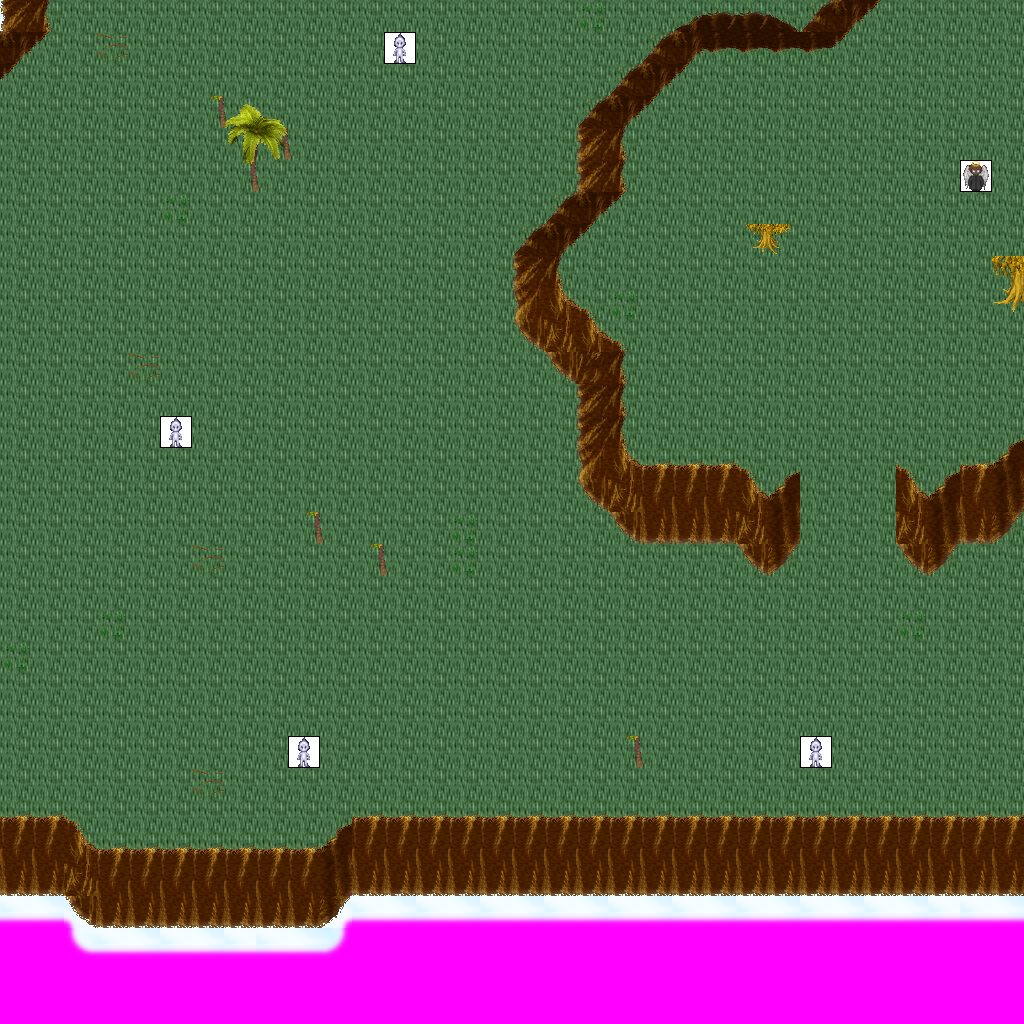

Tiled map render using the project's own tile images. Description and the map definition, with tile-layer contents summarised, below:
An orthogonal 32x32 tile map with 32x32 px tiles, 8 tile layers (Ground, Objects, Above, Walkable, ...), 15 tilesets and 12 objects (6x newmap, from_west_0, from_west_1, from_west_2, from_east_0, ...).

<map version="1.0" orientation="orthogonal" width="32" height="32" tilewidth="32" tileheight="32">
 <tileset firstgid="1" name="ground_ground" tilewidth="32" tileheight="32">
  <image source="../drawable/ground_ground.png" width="96" height="352" />
 </tileset>
 <tileset firstgid="34" name="ground_ridge_earth_dark" tilewidth="32" tileheight="32">
  <image source="../drawable/ground_ridge_earth_dark.png" width="384" height="256" />
 </tileset>
 <tileset firstgid="130" name="ground_grass_edges" tilewidth="32" tileheight="32">
  <image source="../drawable/ground_grass_edges.png" width="384" height="96" />
 </tileset>
 <tileset firstgid="166" name="plant_grasses" tilewidth="32" tileheight="32">
  <image source="../drawable/plant_grasses.png" width="96" height="64" />
 </tileset>
 <tileset firstgid="172" name="plant_stump_small_stump" tilewidth="32" tileheight="32">
  <image source="../drawable/plant_stump_small_stump.png" width="64" height="64" />
 </tileset>
 <tileset firstgid="176" name="plant_tree_palm_tree" tilewidth="32" tileheight="32">
  <image source="../drawable/plant_tree_palm_tree.png" width="64" height="96" />
 </tileset>
 <tileset firstgid="182" name="plant_tree_tree_golden_large" tilewidth="32" tileheight="32">
  <image source="../drawable/plant_tree_tree_golden_large.png" width="128" height="192" />
 </tileset>
 <tileset firstgid="206" name="plant_tree_tree_golden_small" tilewidth="32" tileheight="32">
  <image source="../drawable/plant_tree_tree_golden_small.png" width="64" height="96" />
 </tileset>
 <tileset firstgid="212" name="building_decoration_blue_circle" tilewidth="32" tileheight="32">
  <image source="../drawable/building_decoration_blue_circle.png" width="64" height="64" />
 </tileset>
 <tileset firstgid="216" name="plant_flower_daisy_white" tilewidth="32" tileheight="32">
  <image source="../drawable/plant_flower_daisy_white.png" width="64" height="128" />
 </tileset>
 <tileset firstgid="224" name="plant_flower_daisy_yellow" tilewidth="32" tileheight="32">
  <image source="../drawable/plant_flower_daisy_yellow.png" width="64" height="128" />
 </tileset>
 <tileset firstgid="232" name="sky_cloud_clouds" tilewidth="32" tileheight="32">
  <image source="../drawable/sky_cloud_clouds.png" width="128" height="256" />
 </tileset>
 <tileset firstgid="264" name="logic_creature_elemental" tilewidth="32" tileheight="32">
  <image source="../drawable/logic_creature_elemental.png" width="256" height="64" />
 </tileset>
 <tileset firstgid="280" name="logic_creature_angel" tilewidth="32" tileheight="32">
  <image source="../drawable/logic_creature_angel.png" width="192" height="32" />
 </tileset>
 <tileset firstgid="286" name="walkable_sentinel" tilewidth="32" tileheight="32">
  <image source="../drawable/walkable_sentinel.png" width="32" height="32" />
 </tileset>
 <layer name="Ground" width="32" height="32">
  <data>[1024 cells, 1024 non-empty, 17 distinct tile ids]</data>
 </layer>
 <layer name="Objects" width="32" height="32">
  <data>[1024 cells, 19 non-empty, 9 distinct tile ids]</data>
 </layer>
 <layer name="Above" width="32" height="32">
  <data>[1024 cells, 35 non-empty, 16 distinct tile ids]</data>
 </layer>
 <layer name="Walkable" width="32" height="32">
  <data>[1024 cells, 321 non-empty, 1 distinct tile ids]</data>
 </layer>
 <layer name="Objects_stendhal" width="32" height="32">
  <data>[1024 cells, 923 non-empty, 9 distinct tile ids]</data>
 </layer>
 <layer name="Objects_stendhal2" width="32" height="32">
  <data>[1024 cells, 219 non-empty, 31 distinct tile ids]</data>
 </layer>
 <layer name="Above_stendhal" width="32" height="32">
  <data>[1024 cells, 4 non-empty, 4 distinct tile ids]</data>
 </layer>
 <layer name="Objects_stendhal3" width="32" height="32">
  <data>[1024 cells, 5 non-empty, 2 distinct tile ids]</data>
 </layer>
 <objectgroup name="Mapevents" width="32" height="32">
  <object name="exit_east_0" type="newmap" x="992" y="0" width="32" height="256">
   <properties>
    <property name="map" value="level_6_kikareukin_islands_x3_y3" />
    <property name="place" value="from_east_0" />
   </properties>
  </object>
  <object name="exit_east_1" type="newmap" x="992" y="320" width="32" height="96">
   <properties>
    <property name="map" value="level_6_kikareukin_islands_x3_y3" />
    <property name="place" value="from_east_1" />
   </properties>
  </object>
  <object name="exit_east_2" type="newmap" x="992" y="544" width="32" height="256">
   <properties>
    <property name="map" value="level_6_kikareukin_islands_x3_y3" />
    <property name="place" value="from_east_2" />
   </properties>
  </object>
  <object name="exit_west_0" type="newmap" x="0" y="160" width="32" height="640">
   <properties>
    <property name="map" value="level_6_kikareukin_islands_x1_y3" />
    <property name="place" value="from_west_0" />
   </properties>
  </object>
  <object name="exit_north_0" type="newmap" x="64" y="0" width="608" height="32">
   <properties>
    <property name="map" value="level_6_kikareukin_islands_x2_y2" />
    <property name="place" value="from_north_0" />
   </properties>
  </object>
  <object name="exit_north_1" type="newmap" x="896" y="0" width="128" height="32">
   <properties>
    <property name="map" value="level_6_kikareukin_islands_x2_y2" />
    <property name="place" value="from_north_1" />
   </properties>
  </object>
 </objectgroup>
 <objectgroup name="Spawn" width="32" height="32">
  <object name="from_west_0" x="992" y="128" width="32" height="32" />
  <object name="from_west_1" x="992" y="352" width="32" height="32" />
  <object name="from_west_2" x="992" y="672" width="32" height="32" />
  <object name="from_east_0" x="0" y="480" width="32" height="32" />
  <object name="from_south_0" x="352" y="0" width="32" height="32" />
  <object name="from_south_1" x="960" y="0" width="32" height="32" />
 </objectgroup>
 <objectgroup name="Keys" width="32" height="32" />
 <objectgroup name="Replace" width="32" height="32" />
</map>
